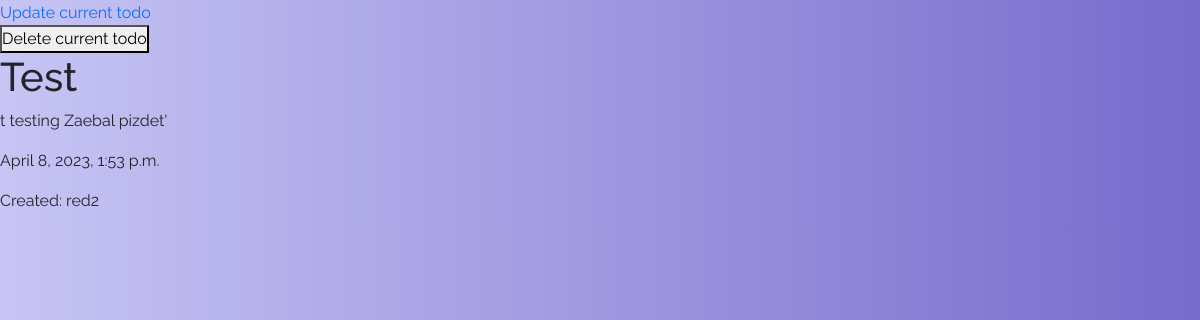
Screenshot of /todo/5 with the database file from the repository.
### todo/models.py (models this page shows, shortened)
class TodoModel(models.Model):
    title = models.CharField(max_length=200)
    important = models.BooleanField(default=False)
    done = models.BooleanField(default=False)
    description = models.TextField()
    created_at = models.DateTimeField(auto_now_add=True)
    updated_at = models.DateTimeField(auto_now=True)
    photo = models.ImageField(upload_to='photos/%Y/%m/%d/', blank=True)
    user = models.ForeignKey(User, on_delete=models.CASCADE)
    category = models.ForeignKey('CategoryModel', on_delete=models.CASCADE, default=1)

### todo/views.py (the view)
# urls.py: path('todo/<int:pk>', view_certain_todo, name='view_certain_todo'),
def view_certain_todo(request, pk):
    todo = get_object_or_404(TodoModel, pk=pk)
    return render(request, 'todo/view_certain_todo.html', context={'todo':todo})

### todo/templates/todo/view_certain_todo.html
{% extends 'base.html' %}
{% block content %}
<a href="{% url 'todo:update_todo' todo.id %}">Update current todo</a>
<form action="{% url 'todo:delete_todo' todo.id %}">
    <button>Delete current todo</button>
</form>
<h1>{{todo.title}}</h1>
<p>{{todo.description}}</p>
<p>{{todo.created_at}}</p>
<p>Created: {{todo.user.username}}</p>
{% endblock content %}

### todo/static/css/custom.css (style rules this page uses)
* { box-sizing: border-box; margin: 0; padding: 0; font-family: Raleway, sans-serif; }
body { background: linear-gradient(90deg, #C7C5F4, #776BCC); }
a { text-decoration: none; }

### rows the page displays
TodoModel: title "Test", description "t testing Zaebal pizdet'", created_at "April 8, 2023, 1:53 p.m.", user.username "red2"
